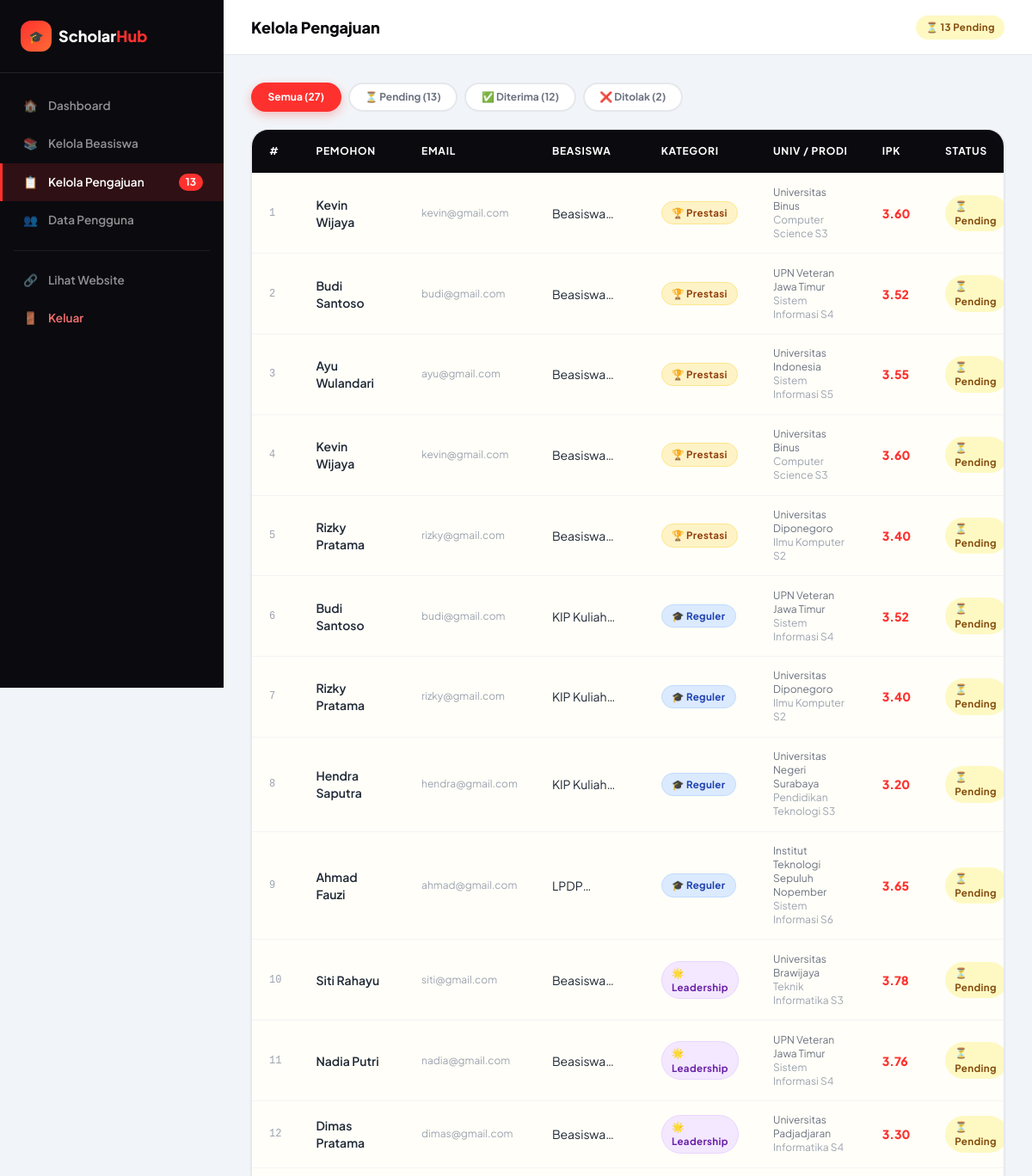
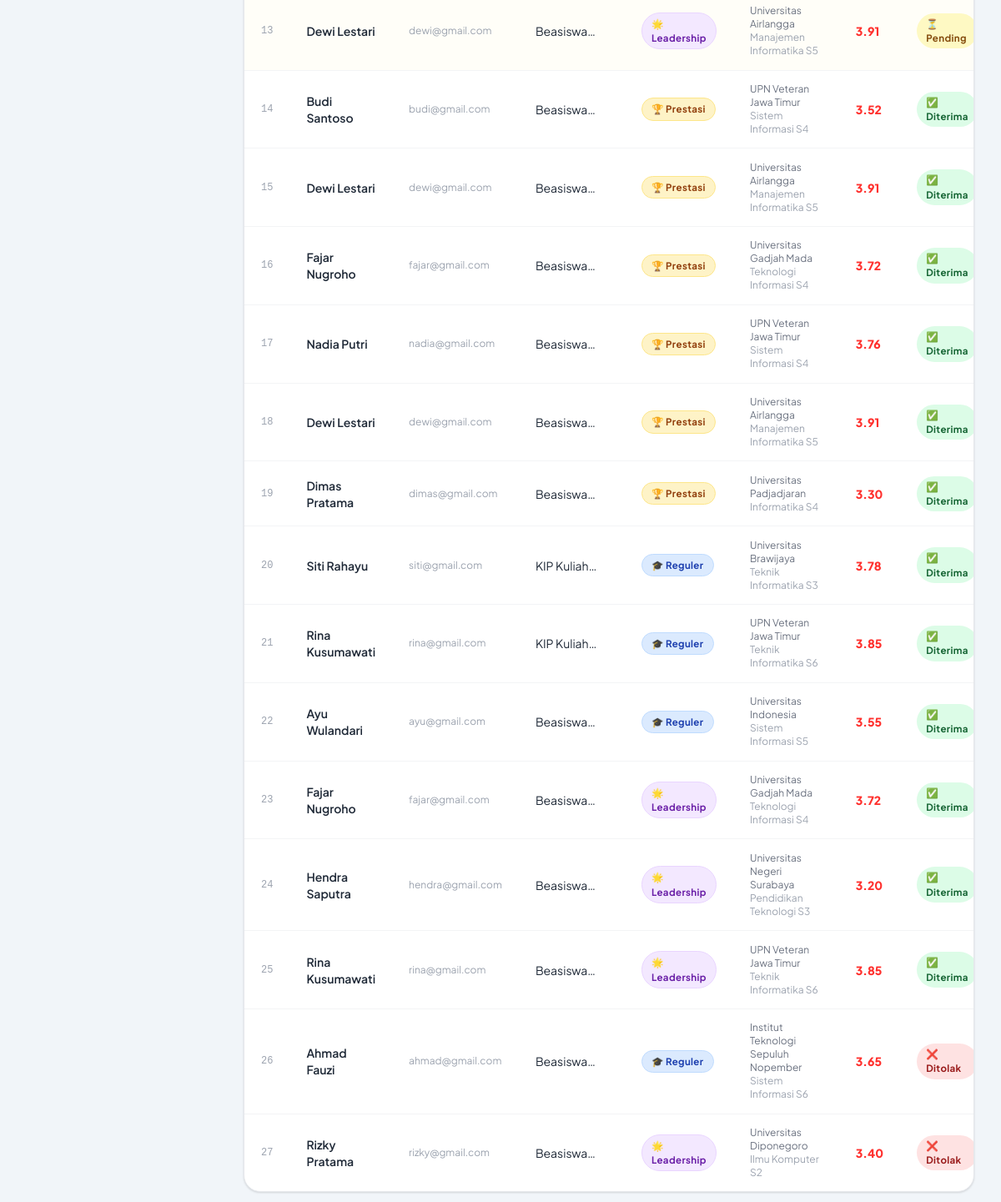
Screenshot of /admin_pengajuan.php (signed in) with the database file from the repository (2 pictures, top to bottom).
### tables this page shows
CREATE TABLE pengajuan (
    id          INT AUTO_INCREMENT PRIMARY KEY,
    user_id     INT            NOT NULL,
    beasiswa_id INT            NOT NULL,
    universitas VARCHAR(200)   NOT NULL,
    prodi       VARCHAR(150)   NOT NULL,
    semester    TINYINT        NOT NULL,
    ipk         DECIMAL(3, 2)  NOT NULL,
    ukt         BIGINT         NOT NULL DEFAULT 0,
    motivasi    TEXT,
    status      ENUM('Pending','Diterima','Ditolak') DEFAULT 'Pending',
    catatan_admin TEXT         DEFAULT NULL,
    created_at  TIMESTAMP DEFAULT CURRENT_TIMESTAMP,
    updated_at  TIMESTAMP DEFAULT CURRENT_TIMESTAMP ON UPDATE CURRENT_TIMESTAMP,
    FOREIGN KEY (user_id)     REFERENCES users(id)    ON DELETE CASCADE,
    FOREIGN KEY (beasiswa_id) REFERENCES beasiswa(id) ON DELETE CASCADE,
    UNIQUE KEY unik_pengajuan (user_id, beasiswa_id)
);

CREATE TABLE users (
    id         INT AUTO_INCREMENT PRIMARY KEY,
    nama       VARCHAR(100)  NOT NULL,
    email      VARCHAR(100)  NOT NULL UNIQUE,
    password   VARCHAR(255)  NOT NULL,
    no_hp      VARCHAR(20)   DEFAULT NULL,
    universitas VARCHAR(200) DEFAULT NULL,
    prodi      VARCHAR(150)  DEFAULT NULL,
    created_at TIMESTAMP DEFAULT CURRENT_TIMESTAMP
);

CREATE TABLE beasiswa (
    id            INT AUTO_INCREMENT PRIMARY KEY,
    nama_beasiswa VARCHAR(200)                              NOT NULL,
    pengelola     VARCHAR(150)                              NOT NULL,
    tipe          ENUM('Prestasi','Reguler','Leadership')  NOT NULL,
    deskripsi     TEXT,
    syarat        TEXT,
    kuota         INT           DEFAULT 50,
    nilai_beasiswa BIGINT       DEFAULT 0,
    deadline      DATE,
    is_active     TINYINT(1)    DEFAULT 1,
    created_at    TIMESTAMP DEFAULT CURRENT_TIMESTAMP
);

### admin_pengajuan.php (the view, shortened to what this page needs)
<?php
require_once 'conf.php';
$status_filter = $_GET['status'] ?? '';
$where = '1=1';
$valid_status = ['Pending','Diterima','Ditolak'];
$pengajuan_list = mysqli_fetch_all(mysqli_query($conn, "
    SELECT p.*, u.nama AS nama_user, u.email AS email_user,
           b.nama_beasiswa, b.tipe, b.pengelola, b.nilai_beasiswa
    FROM pengajuan p
    JOIN users u ON p.user_id = u.id
    JOIN beasiswa b ON p.beasiswa_id = b.id
    WHERE $where
    ORDER BY FIELD(p.status,'Pending','Diterima','Ditolak'), p.created_at DESC
"), MYSQLI_ASSOC);
$counts = [];
foreach ($valid_status as $s) {
    $c = mysqli_fetch_assoc(mysqli_query($conn, "SELECT COUNT(*) AS n FROM pengajuan WHERE status='$s'"));
    $counts[$s] = $c['n'];
}
$counts['Total'] = array_sum($counts);
?>
<!DOCTYPE html>
<html lang="id">
<head>
  <script src="https://cdn.tailwindcss.com"></script>
  <link rel="stylesheet" href="assets/style.css">
</head>
<body class="bg-[#F1F5F9]">
<aside class="admin-sidebar">
  <div class="p-6 border-b border-white/10">
    <a href="index.php" class="flex items-center gap-2">
      <div class="w-9 h-9 rounded-xl bg-gradient-to-br from-[#FF312E] to-[#FF6B35] flex items-center justify-center text-white font-black text-sm">🎓</div>
      <span class="font-black text-lg text-white">Scholar<span class="text-[#FF312E]">Hub</span></span>
    </a>
  </div>
  <nav class="flex-1 py-4">
    <a href="admin.php"          class="sidebar-link"><span>🏠</span> Dashboard</a>
    <a href="admin_beasiswa.php" class="sidebar-link"><span>📚</span> Kelola Beasiswa</a>
    <a href="admin_pengajuan.php" class="sidebar-link active"><span>📋</span> Kelola Pengajuan
      <?php if ($counts['Pending'] > 0): ?>
      <span class="ml-auto bg-[#FF312E] text-white text-xs font-bold px-2 py-0.5 rounded-full"><?= $counts['Pending'] ?></span>
      <?php endif; ?>
    </a>
    <a href="admin_users.php"    class="sidebar-link"><span>👥</span> Data Pengguna</a>
    <div class="divider mx-4 my-3" style="background:rgba(255,255,255,.08)"></div>
    <a href="index.php" class="sidebar-link" target="_blank"><span>🔗</span> Lihat Website</a>
    <a href="logout.php" class="sidebar-link !text-red-400"><span>🚪</span> Keluar</a>
  </nav>
</aside>
<div class="admin-content">
  <header class="bg-white border-b border-gray-200 px-8 h-16 flex items-center justify-between sticky top-0 z-30">
    <h1 class="text-lg font-black text-[#0A0A0F]">Kelola Pengajuan</h1>
    <div class="flex items-center gap-2 text-sm text-gray-500">
      <span class="badge badge-pending">⏳ <?= $counts['Pending'] ?> Pending</span>
    </div>
  </header>
  <div class="p-8">
    <div class="flex gap-2 mb-5 flex-wrap">
      <a href="admin_pengajuan.php" class="filter-chip text-xs <?= !$status_filter ? 'active' : '' ?>">
        Semua (<?= $counts['Total'] ?>)
      </a>
      <?php foreach ($valid_status as $s): ?>
      <a href="admin_pengajuan.php?status=<?= $s ?>" class="filter-chip text-xs <?= $status_filter===$s ? 'active' : '' ?>">
        <?= $s==='Pending'?'⏳':($s==='Diterima'?'✅':'❌') ?> <?= $s ?> (<?= $counts[$s] ?>)
      </a>
      <?php endforeach; ?>
    </div>
    <div class="card overflow-hidden">
      <div class="table-wrapper" style="border:none;border-radius:0">
        <table>
          <thead>
            <tr>
              <th>#</th>
              <th>Pemohon</th>
              <th>Email</th>
              <th>Beasiswa</th>
              <th>Kategori</th>
              <th>Univ / Prodi</th>
              <th>IPK</th>
              <th>Status</th>
            </tr>
          </thead>
          <tbody>
            <?php if (empty($pengajuan_list)): ?>
            <tr><td colspan="10" class="text-center py-8 text-gray-400">Tidak ada pengajuan.</td></tr>
            <?php else: ?>
            <?php foreach ($pengajuan_list as $i => $p): ?>
            <tr <?= $p['status']==='Pending' ? 'class="bg-yellow-50/30"' : '' ?>>
              <td class="text-gray-400 text-xs font-mono"><?= $i+1 ?></td>
              <td class="font-semibold text-sm"><?= htmlspecialchars($p['nama_user']) ?></td>
              <td class="text-xs text-gray-400"><?= htmlspecialchars($p['email_user']) ?></td>
              <td class="text-sm max-w-[150px]"><span class="line-clamp-1"><?= htmlspecialchars($p['nama_beasiswa']) ?></span></td>
              <td><?= badge_tipe($p['tipe']) ?></td>
              <td class="text-xs text-gray-500">
                <?= htmlspecialchars($p['universitas']) ?><br>
                <span class="text-gray-400"><?= htmlspecialchars($p['prodi']) ?> S<?= $p['semester'] ?></span>
              </td>
              <td class="font-black text-[#FF312E] text-sm"><?= number_format($p['ipk'], 2) ?></td>
              <td><?= badge_status($p['status']) ?></td>
            </tr>
            <?php endforeach; ?>
            <?php endif; ?>
          </tbody>
        </table>
      </div>
    </div>
  </div>
</div>
</body>
</html>

### conf.php (shortened to what this page needs)
<?php
function badge_tipe($tipe)
{
    $map = [
        'Prestasi' => ['badge badge-prestasi', '🏆'],
        'Reguler' => ['badge badge-reguler', '🎓'],
        'Leadership' => ['badge badge-leadership', '🌟'],
    ];
    [$cls, $icon] = $map[$tipe] ?? ['badge', ''];
    return "<span class='$cls'>$icon $tipe</span>";
}
function badge_status($status)
{
    $map = [
        'Pending' => 'badge badge-pending',
        'Diterima' => 'badge badge-diterima',
        'Ditolak' => 'badge badge-ditolak',
    ];
    $cls = $map[$status] ?? 'badge';
    $icons = ['Pending' => '⏳', 'Diterima' => '✅', 'Ditolak' => '❌'];
    $icon = $icons[$status] ?? '';
    return "<span class='$cls'>$icon $status</span>";
}
?>

### assets/style.css (style rules this page uses)
:root { --clr-primary: #FF312E; --clr-primary-dk: #CC1A18; --clr-dark: #0A0A0F; --clr-dark2: #1A1A2E; --clr-gray: #6B7280; --clr-light: #F8FAFC; --clr-border: #E5E7EB; --clr-text: #1F2937; --clr-muted: #6B7280; --radius-sm: 8px; --radius-md: 12px; --radius-lg: 20px; --radius-xl: 28px; --shadow-sm: 0 1px 3px rgba(0,0,0,.08), 0 1px 2px rgba(0,0,0,.06); --shadow-md: 0 4px 16px rgba(0,0,0,.10), 0 2px 6px rgba(0,0,0,.06); --shadow-lg: 0 10px 40px rgba(0,0,0,.14), 0 4px 12px rgba(0,0,0,.08); --shadow-xl: 0 20px 60px rgba(0,0,0,.18), 0 8px 20px rgba(0,0,0,.12); --transition: all .22s cubic-bezier(.4,0,.2,1); }
*, *::before, *::after { box-sizing: border-box; margin: 0; padding: 0; }
html { scroll-behavior: smooth; -webkit-font-smoothing: antialiased; }
body { font-family: 'Plus Jakarta Sans', 'Space Grotesk', system-ui, sans-serif; color: var(--clr-text); background: var(--clr-light); line-height: 1.6; }
a { color: inherit; text-decoration: none; }
.badge { display: inline-flex; align-items: center; gap: 4px; font-size: .72rem; font-weight: 700; padding: .25rem .7rem; border-radius: 99px; letter-spacing: .03em; }
.badge-prestasi { background: #FEF3C7; color: #92400E; border: 1px solid #FDE68A; }
.badge-reguler { background: #DBEAFE; color: #1E40AF; border: 1px solid #BFDBFE; }
.badge-leadership { background: #F3E8FF; color: #6B21A8; border: 1px solid #E9D5FF; }
.badge-pending { background: #FEF9C3; color: #854D0E; }
.badge-diterima { background: #DCFCE7; color: #166534; }
.badge-ditolak { background: #FEE2E2; color: #991B1B; }
.card { background: #fff; border-radius: var(--radius-lg); border: 1px solid var(--clr-border); box-shadow: var(--shadow-sm); transition: var(--transition); overflow: hidden; }
.table-wrapper { overflow-x: auto; border-radius: var(--radius-lg); border: 1px solid var(--clr-border); }
table { width: 100%; border-collapse: collapse; font-size: .875rem; }
thead { background: var(--clr-dark); }
thead th { color: #fff; padding: 1rem 1.25rem; font-size: .75rem; font-weight: 700; text-transform: uppercase; letter-spacing: .06em; text-align: left; white-space: nowrap; }
tbody tr { border-bottom: 1px solid #F3F4F6; transition: background .15s; }
tbody tr:last-child { border-bottom: none; }
tbody td { padding: .9rem 1.25rem; color: var(--clr-text); vertical-align: middle; }
.filter-chip { display: inline-flex; align-items: center; gap: 6px; padding: .45rem 1.1rem; border-radius: 99px; font-size: .82rem; font-weight: 700; border: 2px solid var(--clr-border); color: var(--clr-gray); background: #fff; cursor: pointer; transition: var(--transition); white-space: nowrap; }
.filter-chip.active { background: var(--clr-primary); border-color: var(--clr-primary); color: #fff; box-shadow: 0 4px 12px rgba(255,49,46,.3); }
.admin-sidebar { width: 260px; min-height: 100vh; background: var(--clr-dark); position: fixed; left: 0; top: 0; display: flex; flex-direction: column; z-index: 100; transition: transform .3s ease; }
.admin-content { margin-left: 260px; min-height: 100vh; background: #F1F5F9; }
.sidebar-link { display: flex; align-items: center; gap: .75rem; padding: .75rem 1.5rem; color: rgba(255,255,255,.55); font-size: .85rem; font-weight: 600; transition: var(--transition); border-left: 3px solid transparent; }
.sidebar-link.active { color: #fff; background: rgba(255,49,46,.15); border-left-color: var(--clr-primary); }
.divider { height: 1px; background: var(--clr-border); }

### rows the page displays
pengajuan: user.nama "Kevin Wijaya", user.email "kevin@gmail.com", icon "🏆", beasiswa.tipe "Prestasi", universitas "Universitas Binus", prodi "Computer Science", semester "3", ipk "3.60", status "⏳", status "Pending"
pengajuan: user.nama "Budi Santoso", user.email "budi@gmail.com", icon "🏆", beasiswa.tipe "Prestasi", universitas "UPN Veteran Jawa Timur", prodi "Sistem Informasi", semester "4", ipk "3.52", status "⏳", status "Pending"
pengajuan: user.nama "Ayu Wulandari", user.email "ayu@gmail.com", icon "🏆", beasiswa.tipe "Prestasi", universitas "Universitas Indonesia", prodi "Sistem Informasi", semester "5", ipk "3.55", status "⏳", status "Pending"
pengajuan: user.nama "Kevin Wijaya", user.email "kevin@gmail.com", icon "🏆", beasiswa.tipe "Prestasi", universitas "Universitas Binus", prodi "Computer Science", semester "3", ipk "3.60", status "⏳", status "Pending"
pengajuan: user.nama "Rizky Pratama", user.email "rizky@gmail.com", icon "🏆", beasiswa.tipe "Prestasi", universitas "Universitas Diponegoro", prodi "Ilmu Komputer", semester "2", ipk "3.40", status "⏳", status "Pending"
pengajuan: user.nama "Budi Santoso", user.email "budi@gmail.com", beasiswa.nama_beasiswa "KIP…", icon "🎓", beasiswa.tipe "Reguler", universitas "UPN Veteran Jawa Timur", prodi "Sistem Informasi", semester "4", ipk "3.52", status "⏳", status "Pending"
pengajuan: user.nama "Rizky Pratama", user.email "rizky@gmail.com", beasiswa.nama_beasiswa "KIP…", icon "🎓", beasiswa.tipe "Reguler", universitas "Universitas Diponegoro", prodi "Ilmu Komputer", semester "2", ipk "3.40", status "⏳", status "Pending"
pengajuan: user.nama "Hendra Saputra", user.email "hendra@gmail.com", beasiswa.nama_beasiswa "KIP…", icon "🎓", beasiswa.tipe "Reguler", universitas "Universitas Negeri Surabaya", prodi "Pendidikan Teknologi", semester "3", ipk "3.20", status "⏳", status "Pending"
pengajuan: user.nama "Ahmad Fauzi", user.email "ahmad@gmail.com", icon "🎓", beasiswa.tipe "Reguler", universitas "Institut Teknologi Sepuluh Nopember", prodi "Sistem Informasi", semester "6", ipk "3.65", status "⏳", status "Pending"
pengajuan: user.nama "Siti Rahayu", user.email "siti@gmail.com", icon "🌟", beasiswa.tipe "Leadership", universitas "Universitas Brawijaya", prodi "Teknik Informatika", semester "3", ipk "3.78", status "⏳", status "Pending"
pengajuan: user.nama "Nadia Putri", user.email "nadia@gmail.com", icon "🌟", beasiswa.tipe "Leadership", universitas "UPN Veteran Jawa Timur", prodi "Sistem Informasi", semester "4", ipk "3.76", status "⏳", status "Pending"
pengajuan: user.nama "Dimas Pratama", user.email "dimas@gmail.com", icon "🌟", beasiswa.tipe "Leadership", universitas "Universitas Padjadjaran", prodi "Informatika", semester "4", ipk "3.30", status "⏳", status "Pending"
pengajuan: user.nama "Dewi Lestari", user.email "dewi@gmail.com", icon "🌟", beasiswa.tipe "Leadership", universitas "Universitas Airlangga", prodi "Manajemen Informatika", semester "5", ipk "3.91", status "⏳", status "Pending"
pengajuan: user.nama "Budi Santoso", user.email "budi@gmail.com", icon "🏆", beasiswa.tipe "Prestasi", universitas "UPN Veteran Jawa Timur", prodi "Sistem Informasi", semester "4", ipk "3.52", status "✅", status "Diterima"
pengajuan: user.nama "Dewi Lestari", user.email "dewi@gmail.com", icon "🏆", beasiswa.tipe "Prestasi", universitas "Universitas Airlangga", prodi "Manajemen Informatika", semester "5", ipk "3.91", status "✅", status "Diterima"
pengajuan: user.nama "Fajar Nugroho", user.email "fajar@gmail.com", icon "🏆", beasiswa.tipe "Prestasi", universitas "Universitas Gadjah Mada", prodi "Teknologi Informasi", semester "4", ipk "3.72", status "✅", status "Diterima"
pengajuan: user.nama "Nadia Putri", user.email "nadia@gmail.com", icon "🏆", beasiswa.tipe "Prestasi", universitas "UPN Veteran Jawa Timur", prodi "Sistem Informasi", semester "4", ipk "3.76", status "✅", status "Diterima"
pengajuan: user.nama "Dewi Lestari", user.email "dewi@gmail.com", icon "🏆", beasiswa.tipe "Prestasi", universitas "Universitas Airlangga", prodi "Manajemen Informatika", semester "5", ipk "3.91", status "✅", status "Diterima"
pengajuan: user.nama "Dimas Pratama", user.email "dimas@gmail.com", icon "🏆", beasiswa.tipe "Prestasi", universitas "Universitas Padjadjaran", prodi "Informatika", semester "4", ipk "3.30", status "✅", status "Diterima"
pengajuan: user.nama "Siti Rahayu", user.email "siti@gmail.com", beasiswa.nama_beasiswa "KIP…", icon "🎓", beasiswa.tipe "Reguler", universitas "Universitas Brawijaya", prodi "Teknik Informatika", semester "3", ipk "3.78", status "✅", status "Diterima"
pengajuan: user.nama "Rina Kusumawati", user.email "rina@gmail.com", beasiswa.nama_beasiswa "KIP…", icon "🎓", beasiswa.tipe "Reguler", universitas "UPN Veteran Jawa Timur", prodi "Teknik Informatika", semester "6", ipk "3.85", status "✅", status "Diterima"
pengajuan: user.nama "Ayu Wulandari", user.email "ayu@gmail.com", icon "🎓", beasiswa.tipe "Reguler", universitas "Universitas Indonesia", prodi "Sistem Informasi", semester "5", ipk "3.55", status "✅", status "Diterima"
pengajuan: user.nama "Fajar Nugroho", user.email "fajar@gmail.com", icon "🌟", beasiswa.tipe "Leadership", universitas "Universitas Gadjah Mada", prodi "Teknologi Informasi", semester "4", ipk "3.72", status "✅", status "Diterima"
pengajuan: user.nama "Hendra Saputra", user.email "hendra@gmail.com", icon "🌟", beasiswa.tipe "Leadership", universitas "Universitas Negeri Surabaya", prodi "Pendidikan Teknologi", semester "3", ipk "3.20", status "✅", status "Diterima"
pengajuan: user.nama "Rina Kusumawati", user.email "rina@gmail.com", icon "🌟", beasiswa.tipe "Leadership", universitas "UPN Veteran Jawa Timur", prodi "Teknik Informatika", semester "6", ipk "3.85", status "✅", status "Diterima"
pengajuan: user.nama "Ahmad Fauzi", user.email "ahmad@gmail.com", icon "🎓", beasiswa.tipe "Reguler", universitas "Institut Teknologi Sepuluh Nopember", prodi "Sistem Informasi", semester "6", ipk "3.65", status "❌", status "Ditolak"
pengajuan: user.nama "Rizky Pratama", user.email "rizky@gmail.com", icon "🌟", beasiswa.tipe "Leadership", universitas "Universitas Diponegoro", prodi "Ilmu Komputer", semester "2", ipk "3.40", status "❌", status "Ditolak"

### other values shown
$counts['Pending'] "13"
$counts['Total'] "27"
$s "Pending"
$counts[$s] "13"
$s "Diterima"
$counts[$s] "12"
$s "Ditolak"
$counts[$s] "2"
